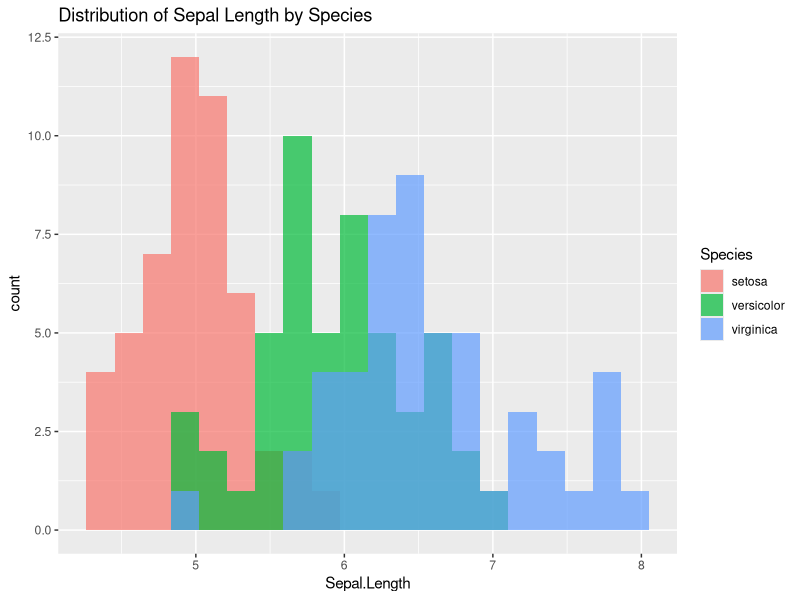
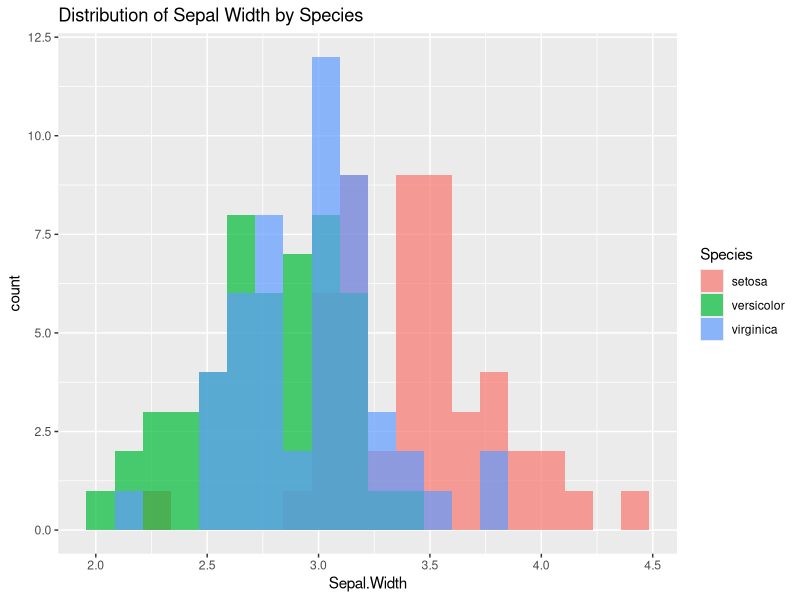
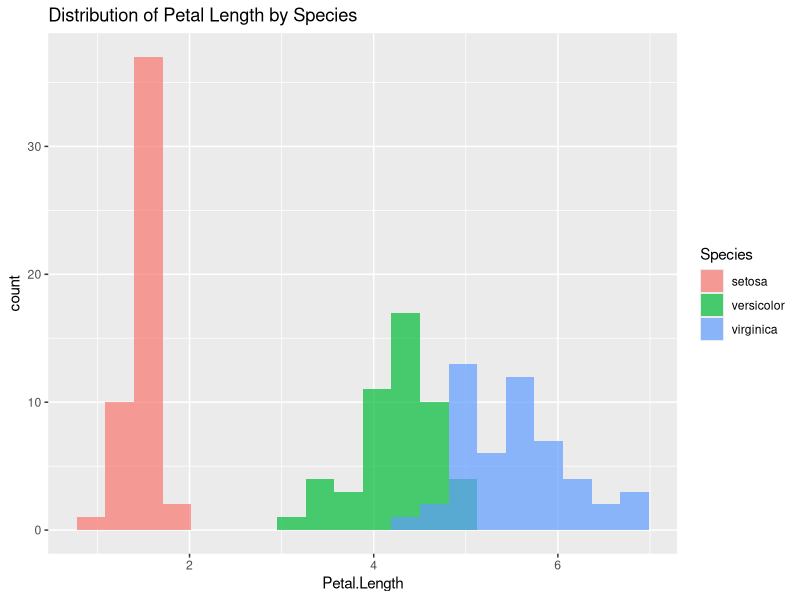
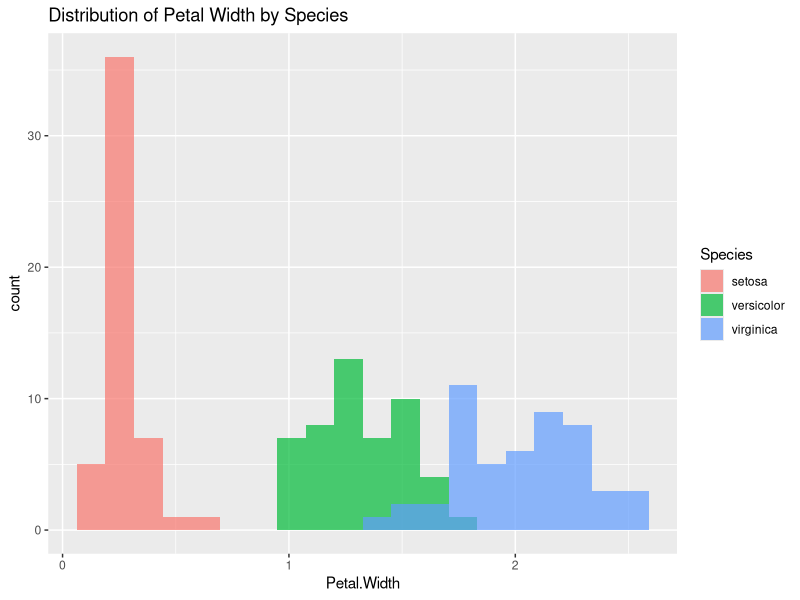
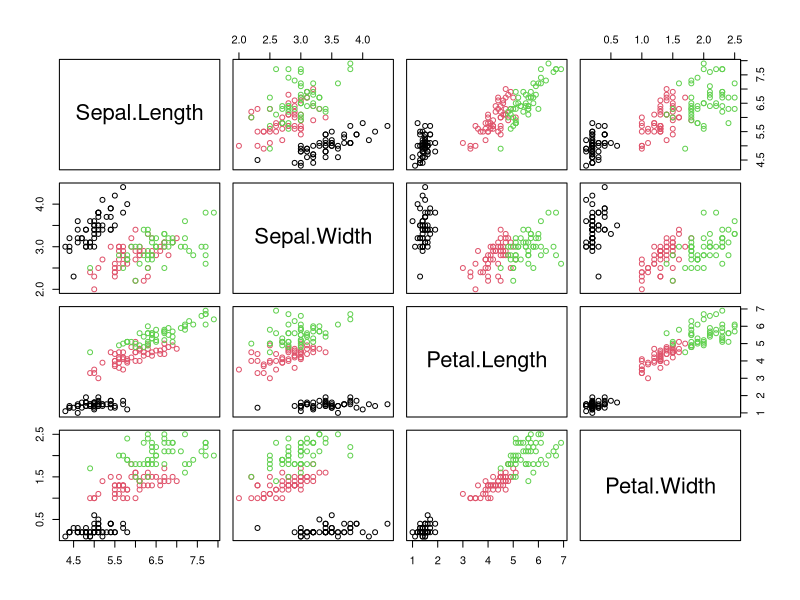
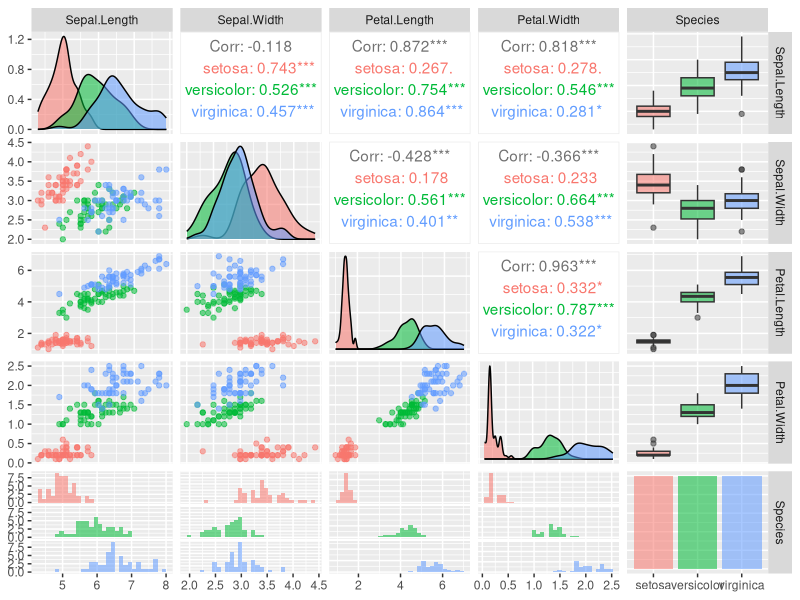

Write R code to recreate these figures, in order.
data("iris")

head(iris)

install.packages("GGally")

library(ggplot2)
library(GGally)
library(dplyr)

data("iris")

head(iris)
str(iris)
summary(iris)

ggplot(iris, aes(x = Sepal.Length, fill = Species))+
  geom_histogram(bins = 20, alpha = 0.7, position = "identity")+
  labs(title = "Distribution of Sepal Length by Species")

ggplot(iris, aes(x = Sepal.Width, fill = Species))+
  geom_histogram(bins = 20, alpha = 0.7, position = "identity")+
  labs(title = "Distribution of Sepal Width by Species")

ggplot(iris, aes(x = Petal.Length, fill = Species))+
  geom_histogram(bins = 20, alpha = 0.7, position = "identity")+
  labs(title = "Distribution of Petal Length by Species")

ggplot(iris, aes(x = Petal.Width, fill = Species))+
  geom_histogram(bins = 20, alpha = 0.7, position = "identity")+
  labs(title = "Distribution of Petal Width by Species")

pairs(iris[1:4], col = iris$Species)

anova_result <- aov(Sepal.Length ~ Species, data = iris)
summary(anova_result)

ggpairs(iris, aes(color = Species, alpha = 0.6))